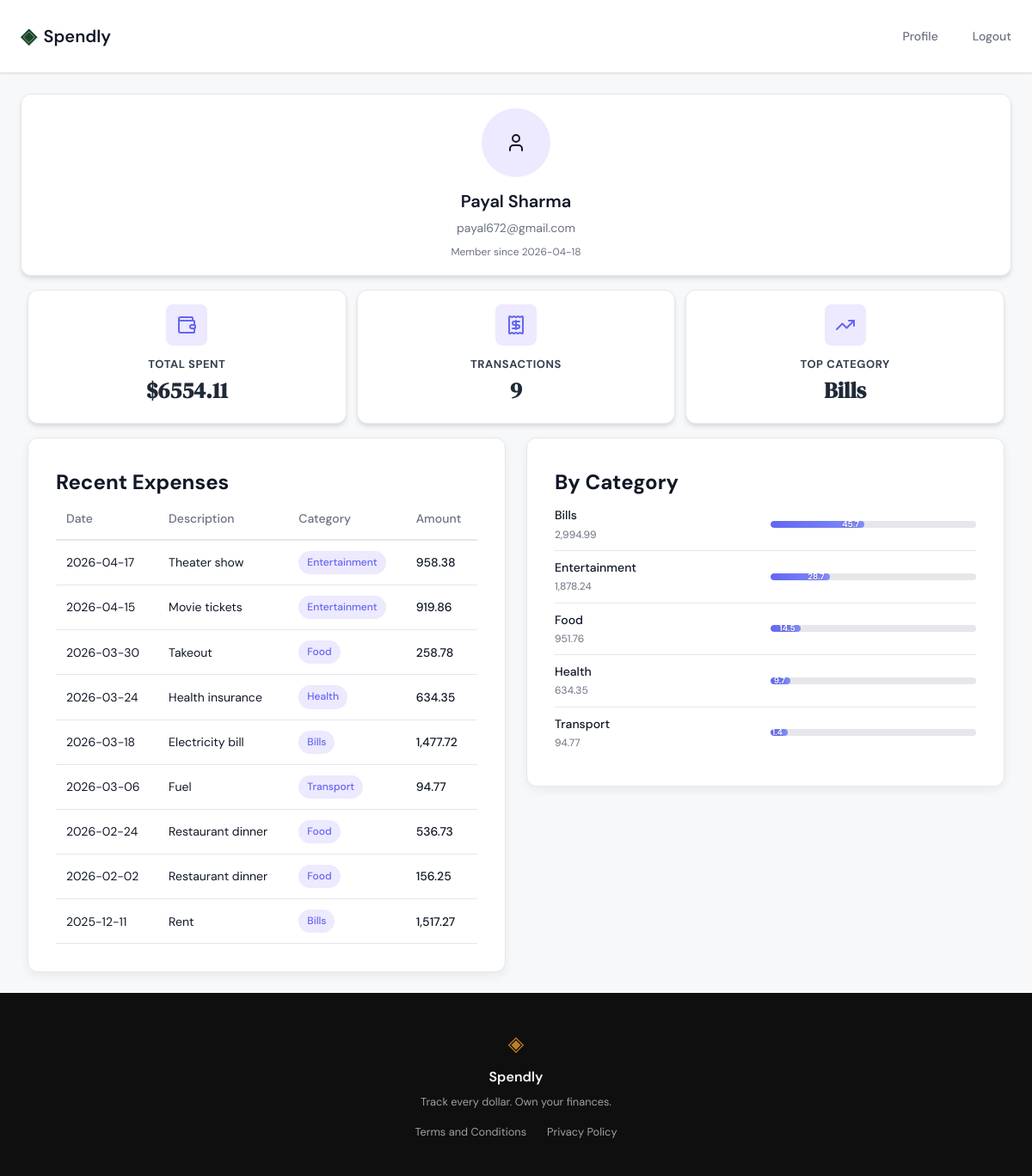
Screenshot of /profile (signed in) with the database file from the repository.
### tables this page shows
CREATE TABLE users (
            id INTEGER PRIMARY KEY AUTOINCREMENT,
            name TEXT NOT NULL,
            email TEXT UNIQUE NOT NULL,
            password_hash TEXT NOT NULL,
            created_at TEXT DEFAULT (datetime('now'))
        );

CREATE TABLE expenses (
            id INTEGER PRIMARY KEY AUTOINCREMENT,
            user_id INTEGER NOT NULL REFERENCES users(id),
            amount REAL NOT NULL,
            category TEXT NOT NULL,
            date TEXT NOT NULL,
            description TEXT,
            created_at TEXT DEFAULT (datetime('now'))
        );

### app.py (the view)
@app.route("/profile")
def profile():
    if "user_id" not in session:
        flash("Please log in to access this page", "warning")
        return redirect(url_for("login"))
    conn = get_db()
    user = conn.execute(
        "SELECT name, email, created_at FROM users WHERE id = ?",
        (session["user_id"],)
    ).fetchone()
    expenses = conn.execute(
        "SELECT * FROM expenses WHERE user_id = ? ORDER BY date DESC",
        (session["user_id"],)
    ).fetchall()
    conn.close()
    total_spent = sum(float(e["amount"]) for e in expenses)
    average = total_spent / len(expenses) if expenses else 0
    category_totals = Counter()
    for e in expenses:
        category_totals[e["category"]] += float(e["amount"])
    top_category = category_totals.most_common(1)[0] if category_totals else ("None", 0)
    category_breakdown = []
    total_for_percent = total_spent if total_spent > 0 else 1
    for cat, amt in category_totals.most_common():
        category_breakdown.append({
            "name": cat,
            "amount": amt,
            "percentage": round((amt / total_for_percent) * 100, 1)
        })
    recent_expenses = expenses[:10] if expenses else []
    return render_template(
        "profile.html",
        user=user,
        expenses=expenses,
        recent_expenses=recent_expenses,
        total_spent=total_spent,
        total_spent_formatted=f"{total_spent:.2f}",
        average=round(average, 2),
        top_category_name=top_category[0],
        top_category_amount=top_category[1],
        category_breakdown=category_breakdown
    )

### app.py (called while the page is built)
@app.template_filter('currency')
def currency_filter(value):
    try:
        amount = float(value)
        return f"{amount:,.2f}"
    except (ValueError, TypeError):
        return "0.00"

### database/db.py (called while the page is built)
def get_db():
    conn = sqlite3.connect(DB_PATH)
    conn.row_factory = sqlite3.Row
    conn.execute("PRAGMA foreign_keys = ON")
    return conn

### templates/profile.html (shortened to what this page needs)
{% extends "base.html" %}
{% block content %}
<div class="profile-container">
  <aside class="profile-sidebar">
    <div class="profile-avatar">
      <i data-lucide="user"></i>
    </div>
    <h2 class="profile-name">{{ user.name }}</h2>
    <p class="profile-email">{{ user.email }}</p>
    <p class="profile-member-since">Member since {{ user.created_at[:10] }}</p>
  </aside>
  <div class="summary-stats">
    <div class="stat-card">
      <div class="stat-icon">
        <i data-lucide="wallet"></i>
      </div>
      <div class="stat-content">
        <div class="stat-label">Total Spent</div>
        <div class="stat-value">${{ total_spent_formatted }}</div>
      </div>
    </div>
    <div class="stat-card">
      <div class="stat-icon">
        <i data-lucide="receipt"></i>
      </div>
      <div class="stat-content">
        <div class="stat-label">Transactions</div>
        <div class="stat-value">{{ expenses|length }}</div>
      </div>
    </div>
    <div class="stat-card">
      <div class="stat-icon">
        <i data-lucide="trending-up"></i>
      </div>
      <div class="stat-content">
        <div class="stat-label">Top Category</div>
        <div class="stat-value">{{ top_category_name }}</div>
      </div>
    </div>
  </div>
  <main class="profile-main">
    <div class="columns">
      <section class="column" id="recent-expenses">
        <div class="card expense-section">
          <div class="section-header">
            <h2 class="section-title">Recent Expenses</h2>
          </div>
          <div class="table-container">
            <table class="transaction-table">
              <thead>
                <tr>
                  <th>Date</th>
                  <th>Description</th>
                  <th>Category</th>
                  <th>Amount</th>
                </tr>
              </thead>
              <tbody>
                {% for expense in recent_expenses %}
                <tr>
                  <td>{{ expense.date }}</td>
                  <td>{{ expense.description }}</td>
                  <td><span class="badge badge-category">{{ expense.category }}</span></td>
                  <td class="amount-col">{{ expense.amount | currency }}</td>
                </tr>
                {% endfor %}
              </tbody>
            </table>
          </div>
        </div>
      </section>
      <section class="column" id="by-category">
        <div class="card expense-section">
          <div class="section-header">
            <h2 class="section-title">By Category</h2>
          </div>
          <div class="category-breakdown">
            {% for cat in category_breakdown %}
            <div class="category-row">
              <div class="category-info">
                <span class="category-label">{{ cat.name }}</span>
                <span class="category-amount">{{ cat.amount | currency }}</span>
              </div>
              <div class="progress-wrapper">
                <div class="progress-bar" style="--progress: {{ cat.percentage }};">
                  <span class="progress-fill" data-percent="{{ cat.percentage }}"></span>
                </div>
              </div>
            </div>
            {% endfor %}
          </div>
        </div>
      </section>
    </div>
  </main>
</div>
{% endblock %}

### templates/base.html (shortened to what this page needs)
<!DOCTYPE html>
<html lang="en">
<head>
    <link rel="stylesheet" href="{{ url_for('static', filename='css/style.css') }}">
    <link rel="stylesheet" href="{{ url_for('static', filename='css/profile.css') }}">
</head>
<body>
    <nav class="navbar">
        <div class="nav-inner">
            <a href="{{ url_for('landing') }}" class="nav-brand">
                <span class="brand-icon">◈</span>
                <span class="brand-name">Spendly</span>
            </a>
            <div class="nav-links">
                {% if session.get('user_id') %}
                <a href="{{ url_for('profile') }}">Profile</a>
                <a href="{{ url_for('logout') }}">Logout</a>
                {% else %}
                <a href="{{ url_for('login') }}">Sign in</a>
                <a href="{{ url_for('register') }}" class="nav-cta">Get started</a>
                {% endif %}
            </div>
        </div>
    </nav>
    <main class="main-content">
        {% block content %}{% endblock %}
    </main>
    <footer class="footer">
        <div class="footer-inner">
            <span class="brand-icon">◈</span>
            <span class="footer-name">Spendly</span>
            <p class="footer-copy">Track every dollar. Own your finances.</p>
            <div class="footer-links">
                <a href="/terms">Terms and Conditions</a>
                <a href="/privacy">Privacy Policy</a>
            </div>
        </div>
    </footer>
</body>
</html>

### static/css/style.css (style rules this page uses)
:root { --ink: #0f0f0f; --ink-soft: #2d2d2d; --ink-muted: #6b6b6b; --ink-faint: #a0a0a0; --paper: #f7f6f3; --paper-warm: #f0ede6; --paper-card: #ffffff; --accent: #1a472a; --accent-light: #e8f0eb; --accent-2: #c17f24; --accent-2-light: #fdf3e3; --danger: #c0392b; --danger-light: #fdecea; --border: #e4e1da; --border-soft: #eeebe4; --font-display: 'DM Serif Display', Georgia, serif; --font-body: 'DM Sans', system-ui, sans-serif; --max-width: 1200px; --auth-width: 440px; --radius-sm: 6px; --radius-md: 12px; --radius-lg: 20px; }
*, *::before, *::after { box-sizing: border-box; margin: 0; padding: 0; }
html { font-size: 16px; scroll-behavior: smooth; }
body { background: var(--paper); color: var(--ink); font-family: var(--font-body); font-size: 1rem; line-height: 1.6; -webkit-font-smoothing: antialiased; }
a { color: inherit; text-decoration: none; }
.navbar { position: sticky; top: 0; z-index: 100; background: var(--paper); border-bottom: 1px solid var(--border); padding: 0 2rem; }
.nav-inner { max-width: var(--max-width); margin: 0 auto; height: 60px; display: flex; align-items: center; justify-content: space-between; }
.nav-brand { display: flex; align-items: center; gap: 0.5rem; font-family: var(--font-body); font-weight: 600; font-size: 1.1rem; color: var(--ink); }
.brand-icon { color: var(--accent); font-size: 1.3rem; }
.brand-name { color: var(--ink); }
.nav-links { display: flex; align-items: center; gap: 1.5rem; font-size: 0.9rem; font-weight: 500; }
.nav-links a { color: var(--ink-muted); transition: color 0.2s; }
.main-content { min-height: calc(100vh - 60px - 100px); }
.stat-card { background: var(--paper-card); border: 1px solid var(--border); border-radius: var(--radius-sm); padding: 1rem; display: flex; flex-direction: column; gap: 0.25rem; }
.stat-label { font-size: 0.7rem; font-weight: 500; color: var(--ink-muted); text-transform: uppercase; letter-spacing: 0.04em; }
.stat-value { font-family: var(--font-display); font-size: 1.25rem; color: var(--ink); }
.footer { background: var(--ink); color: var(--paper); padding: 2.5rem 2rem; text-align: center; }
.footer-inner { display: flex; flex-direction: column; align-items: center; gap: 0.4rem; }
.footer .brand-icon { color: var(--accent-2); font-size: 1.5rem; }
.footer-name { font-weight: 600; font-size: 1rem; }
.footer-copy { font-size: 0.8rem; color: var(--ink-faint); }
.footer-links { display: flex; gap: 1.5rem; margin-top: 0.5rem; }
.footer-links a { font-size: 0.8rem; color: var(--ink-faint); transition: color 0.2s; }

### rows the page displays
users: name "Payal Sharma", email "payal672@gmail.com", created_at "2026-04-18"
expenses: category "Bills", date "2026-03-18", description "Electricity bill", amount "1,477.72", name "Bills", amount "2,994.99", {{ cat.percentage }} 45.7 (drawn)
expenses: date "2026-04-17", description "Theater show", category "Entertainment", amount "958.38", name "Entertainment", amount "1,878.24", {{ cat.percentage }} 28.7 (drawn)
expenses: date "2026-04-15", description "Movie tickets", category "Entertainment", amount "919.86"
expenses: date "2026-03-30", description "Takeout", category "Food", amount "258.78", name "Food", amount "951.76", {{ cat.percentage }} 14.5 (drawn)
expenses: date "2026-03-24", description "Health insurance", category "Health", amount "634.35", name "Health", {{ cat.percentage }} 9.7 (drawn)
expenses: date "2026-03-06", description "Fuel", category "Transport", amount "94.77", name "Transport", {{ cat.percentage }} 1.4 (drawn)
expenses: date "2026-02-24", description "Restaurant dinner", category "Food", amount "536.73"
expenses: date "2026-02-02", description "Restaurant dinner", category "Food", amount "156.25"
expenses: date "2025-12-11", description "Rent", category "Bills", amount "1,517.27"

### other values shown
{{ total_spent_formatted }} "6554.11"
{{ expenses|length }} "9"
